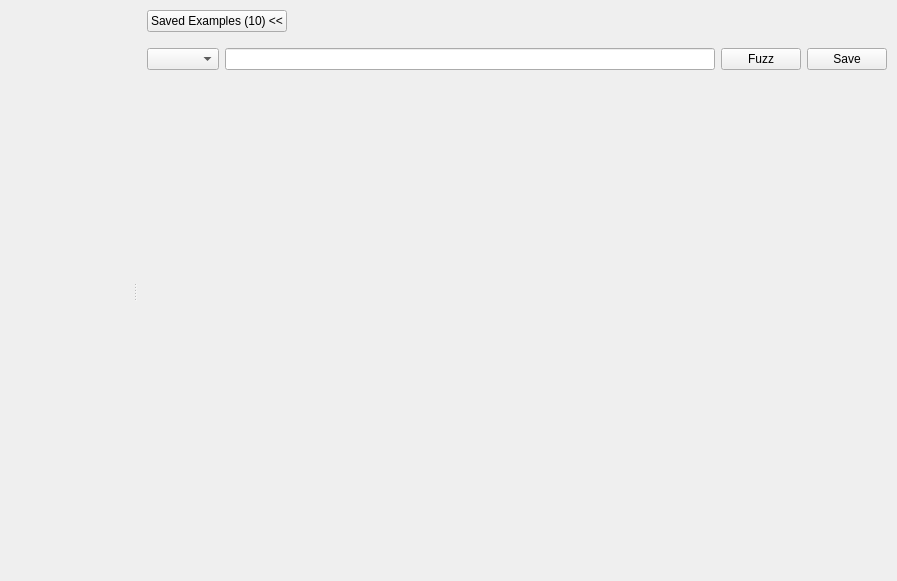
<?xml version="1.0" encoding="UTF-8"?>
<ui version="4.0">
 <class>FuzzEditPage</class>
 <widget class="QWidget" name="FuzzEditPage">
  <property name="geometry">
   <rect>
    <x>0</x>
    <y>0</y>
    <width>897</width>
    <height>581</height>
   </rect>
  </property>
  <property name="windowTitle">
   <string>Form</string>
  </property>
  <layout class="QHBoxLayout" name="horizontalLayout">
   <property name="leftMargin">
    <number>0</number>
   </property>
   <property name="topMargin">
    <number>0</number>
   </property>
   <property name="rightMargin">
    <number>0</number>
   </property>
   <property name="bottomMargin">
    <number>0</number>
   </property>
   <item>
    <widget class="QSplitter" name="fuzzEditSplitter">
     <property name="orientation">
      <enum>Qt::Horizontal</enum>
     </property>
     <widget class="ExamplesTable" name="examplesTable" native="true">
      <property name="sizePolicy">
       <sizepolicy hsizetype="Minimum" vsizetype="Preferred">
        <horstretch>0</horstretch>
        <verstretch>0</verstretch>
       </sizepolicy>
      </property>
      <property name="minimumSize">
       <size>
        <width>0</width>
        <height>200</height>
       </size>
      </property>
      <property name="maximumSize">
       <size>
        <width>16777215</width>
        <height>99999</height>
       </size>
      </property>
     </widget>
     <widget class="QWidget" name="layoutWidget">
      <layout class="QVBoxLayout" name="verticalLayout">
       <item>
        <layout class="QHBoxLayout" name="layout1">
         <property name="leftMargin">
          <number>10</number>
         </property>
         <property name="topMargin">
          <number>10</number>
         </property>
         <property name="rightMargin">
          <number>10</number>
         </property>
         <item>
          <widget class="QPushButton" name="toggleExamplesButton">
           <property name="cursor">
            <cursorShape>PointingHandCursor</cursorShape>
           </property>
           <property name="text">
            <string>Saved Examples (10) &lt;&lt;</string>
           </property>
          </widget>
         </item>
         <item>
          <spacer name="horizontalSpacer">
           <property name="orientation">
            <enum>Qt::Horizontal</enum>
           </property>
           <property name="sizeHint" stdset="0">
            <size>
             <width>388</width>
             <height>20</height>
            </size>
           </property>
          </spacer>
         </item>
        </layout>
       </item>
       <item>
        <layout class="QHBoxLayout" name="requestActionsLayout">
         <property name="leftMargin">
          <number>10</number>
         </property>
         <property name="topMargin">
          <number>10</number>
         </property>
         <property name="rightMargin">
          <number>10</number>
         </property>
         <property name="bottomMargin">
          <number>20</number>
         </property>
         <item>
          <widget class="QComboBox" name="methodInput"/>
         </item>
         <item>
          <widget class="QLineEdit" name="urlInput">
           <property name="minimumSize">
            <size>
             <width>300</width>
             <height>0</height>
            </size>
           </property>
          </widget>
         </item>
         <item>
          <widget class="QPushButton" name="sendButton">
           <property name="cursor">
            <cursorShape>PointingHandCursor</cursorShape>
           </property>
           <property name="text">
            <string>Fuzz</string>
           </property>
          </widget>
         </item>
         <item>
          <widget class="QPushButton" name="saveButton">
           <property name="cursor">
            <cursorShape>PointingHandCursor</cursorShape>
           </property>
           <property name="text">
            <string>Save</string>
           </property>
          </widget>
         </item>
        </layout>
       </item>
       <item>
        <layout class="QHBoxLayout" name="layout2">
         <property name="leftMargin">
          <number>0</number>
         </property>
         <property name="topMargin">
          <number>0</number>
         </property>
         <property name="rightMargin">
          <number>0</number>
         </property>
         <property name="bottomMargin">
          <number>0</number>
         </property>
         <item>
          <widget class="FuzzView" name="fuzzView" native="true">
           <property name="sizePolicy">
            <sizepolicy hsizetype="Expanding" vsizetype="Preferred">
             <horstretch>0</horstretch>
             <verstretch>0</verstretch>
            </sizepolicy>
           </property>
          </widget>
         </item>
        </layout>
       </item>
      </layout>
     </widget>
    </widget>
   </item>
  </layout>
 </widget>
 <customwidgets>
  <customwidget>
   <class>FuzzView</class>
   <extends>QWidget</extends>
   <header>widgets.editor.fuzz_view.h</header>
   <container>1</container>
  </customwidget>
  <customwidget>
   <class>ExamplesTable</class>
   <extends>QWidget</extends>
   <header>widgets.editor.examples_table.h</header>
   <container>1</container>
  </customwidget>
 </customwidgets>
 <resources/>
 <connections/>
</ui>
